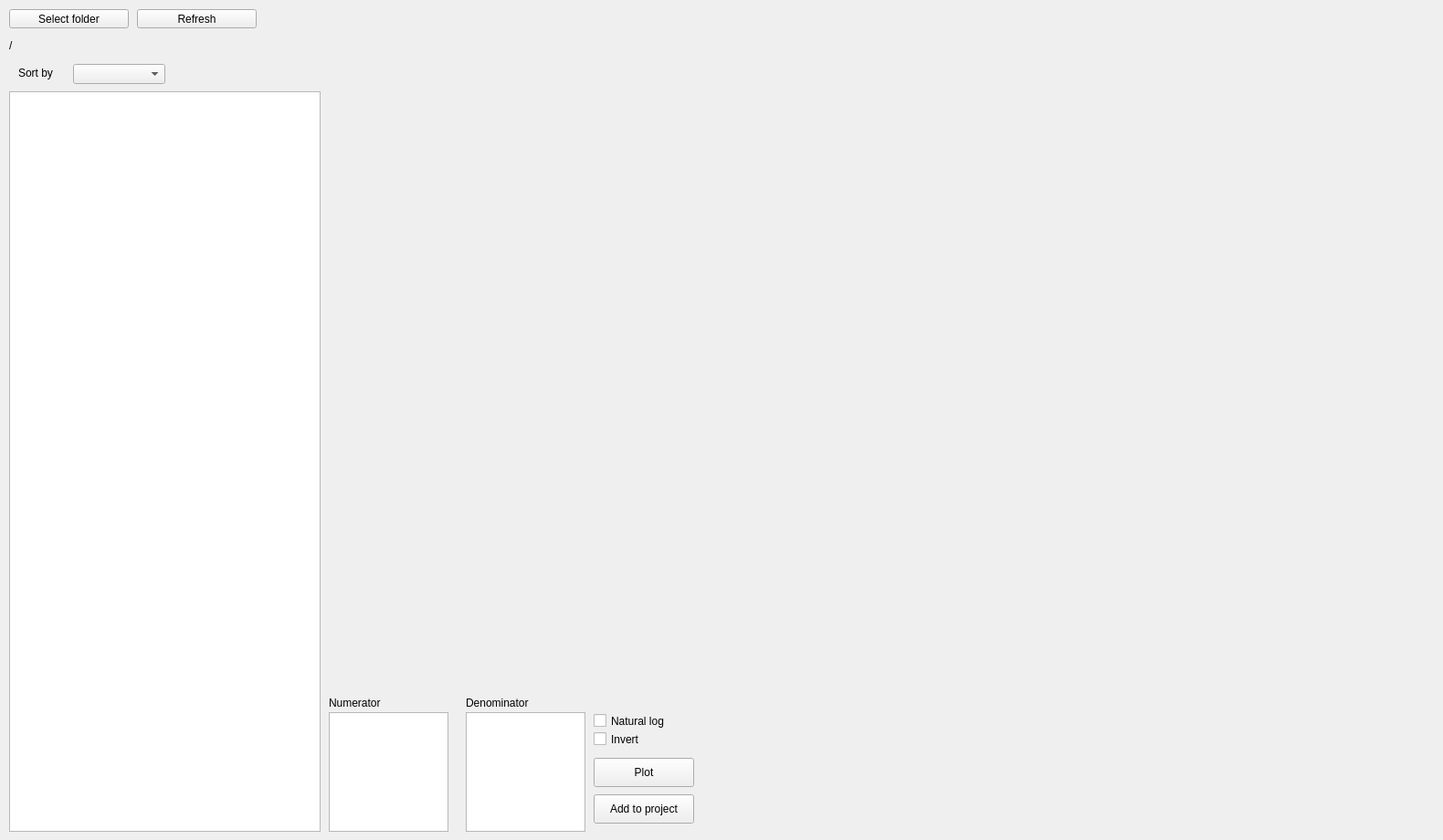
    <widget class="QWidget" name="tab_visualize">
     <attribute name="title">
      <string>Browse data</string>
     </attribute>
     <widget class="QListWidget" name="listFiles_bin">
      <property name="geometry">
       <rect>
        <x>10</x>
        <y>100</y>
        <width>341</width>
        <height>811</height>
       </rect>
      </property>
     </widget>
     <widget class="QPushButton" name="pushbutton_plot_bin">
      <property name="geometry">
       <rect>
        <x>650</x>
        <y>830</y>
        <width>110</width>
        <height>32</height>
       </rect>
      </property>
      <property name="text">
       <string>Plot</string>
      </property>
     </widget>
     <widget class="QCheckBox" name="checkBox_log_bin">
      <property name="geometry">
       <rect>
        <x>650</x>
        <y>780</y>
        <width>101</width>
        <height>19</height>
       </rect>
      </property>
      <property name="text">
       <string>Natural log</string>
      </property>
     </widget>
     <widget class="QLabel" name="label_CurrentFolder_3">
      <property name="geometry">
       <rect>
        <x>510</x>
        <y>760</y>
        <width>91</width>
        <height>20</height>
       </rect>
      </property>
      <property name="text">
       <string>Denominator</string>
      </property>
     </widget>
     <widget class="QLabel" name="label2">
      <property name="geometry">
       <rect>
        <x>360</x>
        <y>760</y>
        <width>71</width>
        <height>20</height>
       </rect>
      </property>
      <property name="text">
       <string>Numerator</string>
      </property>
     </widget>
     <widget class="QListWidget" name="listBinnedDataNumerator">
      <property name="geometry">
       <rect>
        <x>360</x>
        <y>780</y>
        <width>131</width>
        <height>131</height>
       </rect>
      </property>
     </widget>
     <widget class="QCheckBox" name="checkBox_inv_bin">
      <property name="geometry">
       <rect>
        <x>650</x>
        <y>800</y>
        <width>91</width>
        <height>19</height>
       </rect>
      </property>
      <property name="text">
       <string>Invert</string>
      </property>
     </widget>
     <widget class="QListWidget" name="listBinnedDataDenominator">
      <property name="geometry">
       <rect>
        <x>510</x>
        <y>780</y>
        <width>131</width>
        <height>131</height>
       </rect>
      </property>
     </widget>
     <widget class="QWidget" name="verticalLayoutWidget">
      <property name="geometry">
       <rect>
        <x>360</x>
        <y>10</y>
        <width>1211</width>
        <height>741</height>
       </rect>
      </property>
      <layout class="QVBoxLayout" name="layout_plot_bin"/>
     </widget>
     <widget class="QPushButton" name="pushbutton_add_to_xasproject">
      <property name="geometry">
       <rect>
        <x>650</x>
        <y>870</y>
        <width>110</width>
        <height>32</height>
       </rect>
      </property>
      <property name="text">
       <string>Add to project</string>
      </property>
     </widget>
     <widget class="QComboBox" name="comboBox_sort_files_by">
      <property name="geometry">
       <rect>
        <x>80</x>
        <y>70</y>
        <width>101</width>
        <height>22</height>
       </rect>
      </property>
     </widget>
     <widget class="QPushButton" name="pushbuttonRefreshFolder">
      <property name="geometry">
       <rect>
        <x>150</x>
        <y>10</y>
        <width>131</width>
        <height>21</height>
       </rect>
      </property>
      <property name="text">
       <string>Refresh</string>
      </property>
     </widget>
     <widget class="QPushButton" name="pushbuttonSelectFolder">
      <property name="geometry">
       <rect>
        <x>10</x>
        <y>10</y>
        <width>131</width>
        <height>21</height>
       </rect>
      </property>
      <property name="text">
       <string>Select folder</string>
      </property>
     </widget>
     <widget class="QLabel" name="label3">
      <property name="geometry">
       <rect>
        <x>20</x>
        <y>70</y>
        <width>61</width>
        <height>20</height>
       </rect>
      </property>
      <property name="text">
       <string>Sort by</string>
      </property>
     </widget>
     <widget class="QLabel" name="label_working_folder">
      <property name="geometry">
       <rect>
        <x>10</x>
        <y>40</y>
        <width>341</width>
        <height>20</height>
       </rect>
      </property>
      <property name="text">
       <string>/</string>
      </property>
     </widget>
    </widget>
